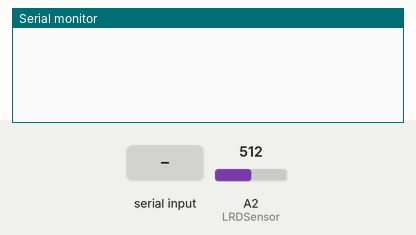
A sketch run on a simulated Arduino Uno, built with avr-gcc and run on an emulated ATmega328P. Shown: the last lines printed to the serial monitor. The test bench sets the inputs (shaded band); at power-on: A2 (LRDSensor) = 512.

Above: at 1.2 s.
1.3 s: "1" received over the second serial link
At 2.9 s:
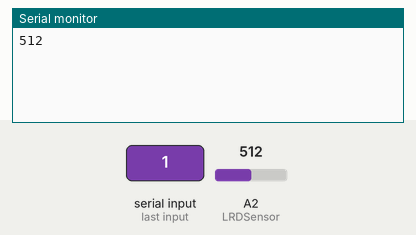
4.8 s: A2 (LRDSensor) set to 716
At 6.1 s:
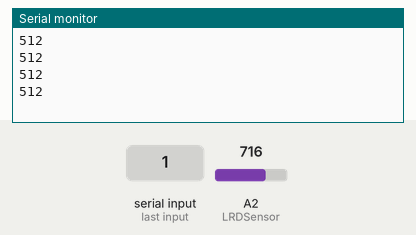
6.3 s: A2 (LRDSensor) set to 900
At 7.2 s:
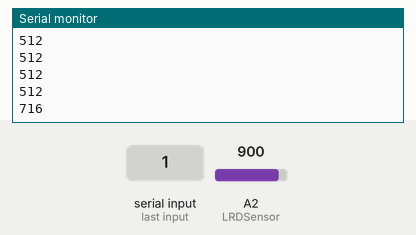
Timing chart, 0 to 9.3 s (numbered marks = the images above; inputs shaded):
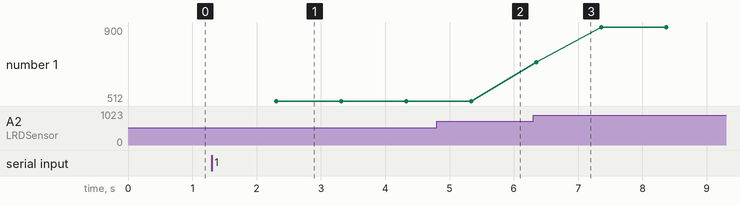

Measured:
- after the input at 1.3 s, the serial monitor: prints a new line after 1.0 s (image 1)
- plotted number 1: 512 → 900 after the input at 6.3 s

The sketch:

SLAVE_1_FINAL.ino
```cpp
#include <SoftwareSerial.h>
SoftwareSerial BTserial(10, 11);
int LRDSensor = A2 ;
int sensorLevel=0;
int ack =0;
String value = "";

void setup() {
  // initialize digital pin 8 as an output.
  Serial.begin(9600);
  BTserial.begin(38400);
  pinMode(LRDSensor,INPUT);
}

void loop() {
  sensorLevel= analogRead(LRDSensor);
  //Serial.println(sensorLevel);
  //if (BTserial.available()>0){
    value=BTserial.readString();
    //Serial.println(ack);
    if (value =="1"){
      ack =1;
    }
    if(ack==1){
      BTserial.println(sensorLevel);
      Serial.println(sensorLevel);
      delay(10);
    }
    if (value == "1OK"){
      ack =0;
      BTserial.println(ack);
    }
  //}
}
  /*state = BTserial.readString(); // Reads the data from the serial port
  Serial.println(state);
  if (state.equals("1")){
    comstatus = SENDING;
    Serial.println("hep");
      while(comstatus == SENDING){
         Serial.println("hep");
        BTserial.println(sensorLevel);
        delay(10);
        state = BTserial.readString();
          if (state.equals("1OK")){
            comstatus=RECEIVING;
          }
      }
   BTserial.println(sensorLevel);
    state="";
  }
}*/
```
